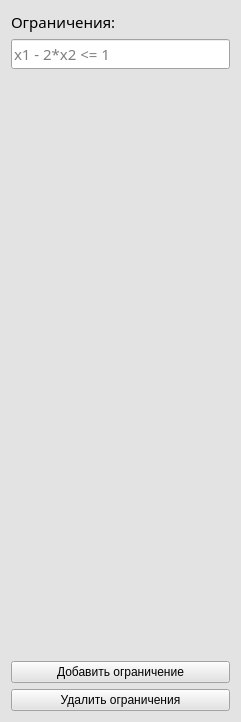
<?xml version="1.0" encoding="UTF-8"?>
<ui version="4.0">
 <class>Form</class>
 <widget class="QWidget" name="Form">
  <property name="geometry">
   <rect>
    <x>0</x>
    <y>0</y>
    <width>241</width>
    <height>722</height>
   </rect>
  </property>
  <property name="palette">
   <palette>
    <active>
     <colorrole role="WindowText">
      <brush brushstyle="SolidPattern">
       <color alpha="255">
        <red>0</red>
        <green>0</green>
        <blue>0</blue>
       </color>
      </brush>
     </colorrole>
     <colorrole role="Button">
      <brush brushstyle="SolidPattern">
       <color alpha="255">
        <red>227</red>
        <green>227</green>
        <blue>227</blue>
       </color>
      </brush>
     </colorrole>
     <colorrole role="Light">
      <brush brushstyle="SolidPattern">
       <color alpha="255">
        <red>255</red>
        <green>255</green>
        <blue>255</blue>
       </color>
      </brush>
     </colorrole>
     <colorrole role="Midlight">
      <brush brushstyle="SolidPattern">
       <color alpha="255">
        <red>241</red>
        <green>241</green>
        <blue>241</blue>
       </color>
      </brush>
     </colorrole>
     <colorrole role="Dark">
      <brush brushstyle="SolidPattern">
       <color alpha="255">
        <red>113</red>
        <green>113</green>
        <blue>113</blue>
       </color>
      </brush>
     </colorrole>
     <colorrole role="Mid">
      <brush brushstyle="SolidPattern">
       <color alpha="255">
        <red>151</red>
        <green>151</green>
        <blue>151</blue>
       </color>
      </brush>
     </colorrole>
     <colorrole role="Text">
      <brush brushstyle="SolidPattern">
       <color alpha="255">
        <red>0</red>
        <green>0</green>
        <blue>0</blue>
       </color>
      </brush>
     </colorrole>
     <colorrole role="BrightText">
      <brush brushstyle="SolidPattern">
       <color alpha="255">
        <red>255</red>
        <green>255</green>
        <blue>255</blue>
       </color>
      </brush>
     </colorrole>
     <colorrole role="ButtonText">
      <brush brushstyle="SolidPattern">
       <color alpha="255">
        <red>0</red>
        <green>0</green>
        <blue>0</blue>
       </color>
      </brush>
     </colorrole>
     <colorrole role="Base">
      <brush brushstyle="SolidPattern">
       <color alpha="255">
        <red>255</red>
        <green>255</green>
        <blue>255</blue>
       </color>
      </brush>
     </colorrole>
     <colorrole role="Window">
      <brush brushstyle="SolidPattern">
       <color alpha="255">
        <red>227</red>
        <green>227</green>
        <blue>227</blue>
       </color>
      </brush>
     </colorrole>
     <colorrole role="Shadow">
      <brush brushstyle="SolidPattern">
       <color alpha="255">
        <red>0</red>
        <green>0</green>
        <blue>0</blue>
       </color>
      </brush>
     </colorrole>
     <colorrole role="AlternateBase">
      <brush brushstyle="SolidPattern">
       <color alpha="255">
        <red>241</red>
        <green>241</green>
        <blue>241</blue>
       </color>
      </brush>
     </colorrole>
     <colorrole role="ToolTipBase">
      <brush brushstyle="SolidPattern">
       <color alpha="255">
        <red>255</red>
        <green>255</green>
        <blue>220</blue>
       </color>
      </brush>
     </colorrole>
     <colorrole role="ToolTipText">
      <brush brushstyle="SolidPattern">
       <color alpha="255">
        <red>0</red>
        <green>0</green>
        <blue>0</blue>
       </color>
      </brush>
     </colorrole>
     <colorrole role="PlaceholderText">
      <brush brushstyle="SolidPattern">
       <color alpha="128">
        <red>0</red>
        <green>0</green>
        <blue>0</blue>
       </color>
      </brush>
     </colorrole>
    </active>
    <inactive>
     <colorrole role="WindowText">
      <brush brushstyle="SolidPattern">
       <color alpha="255">
        <red>0</red>
        <green>0</green>
        <blue>0</blue>
       </color>
      </brush>
     </colorrole>
     <colorrole role="Button">
      <brush brushstyle="SolidPattern">
       <color alpha="255">
        <red>227</red>
        <green>227</green>
        <blue>227</blue>
       </color>
      </brush>
     </colorrole>
     <colorrole role="Light">
      <brush brushstyle="SolidPattern">
       <color alpha="255">
        <red>255</red>
        <green>255</green>
        <blue>255</blue>
       </color>
      </brush>
     </colorrole>
     <colorrole role="Midlight">
      <brush brushstyle="SolidPattern">
       <color alpha="255">
        <red>241</red>
        <green>241</green>
        <blue>241</blue>
       </color>
      </brush>
     </colorrole>
     <colorrole role="Dark">
      <brush brushstyle="SolidPattern">
       <color alpha="255">
        <red>113</red>
        <green>113</green>
        <blue>113</blue>
       </color>
      </brush>
     </colorrole>
     <colorrole role="Mid">
      <brush brushstyle="SolidPattern">
       <color alpha="255">
        <red>151</red>
        <green>151</green>
        <blue>151</blue>
       </color>
      </brush>
     </colorrole>
     <colorrole role="Text">
      <brush brushstyle="SolidPattern">
       <color alpha="255">
        <red>0</red>
        <green>0</green>
        <blue>0</blue>
       </color>
      </brush>
     </colorrole>
     <colorrole role="BrightText">
      <brush brushstyle="SolidPattern">
       <color alpha="255">
        <red>255</red>
        <green>255</green>
        <blue>255</blue>
       </color>
      </brush>
     </colorrole>
     <colorrole role="ButtonText">
      <brush brushstyle="SolidPattern">
       <color alpha="255">
        <red>0</red>
        <green>0</green>
        <blue>0</blue>
       </color>
      </brush>
     </colorrole>
     <colorrole role="Base">
      <brush brushstyle="SolidPattern">
       <color alpha="255">
        <red>255</red>
        <green>255</green>
        <blue>255</blue>
       </color>
      </brush>
     </colorrole>
     <colorrole role="Window">
      <brush brushstyle="SolidPattern">
       <color alpha="255">
        <red>227</red>
        <green>227</green>
        <blue>227</blue>
       </color>
      </brush>
     </colorrole>
     <colorrole role="Shadow">
      <brush brushstyle="SolidPattern">
       <color alpha="255">
        <red>0</red>
        <green>0</green>
        <blue>0</blue>
       </color>
      </brush>
     </colorrole>
     <colorrole role="AlternateBase">
      <brush brushstyle="SolidPattern">
       <color alpha="255">
        <red>241</red>
        <green>241</green>
        <blue>241</blue>
       </color>
      </brush>
     </colorrole>
     <colorrole role="ToolTipBase">
      <brush brushstyle="SolidPattern">
       <color alpha="255">
        <red>255</red>
        <green>255</green>
        <blue>220</blue>
       </color>
      </brush>
     </colorrole>
     <colorrole role="ToolTipText">
      <brush brushstyle="SolidPattern">
       <color alpha="255">
        <red>0</red>
        <green>0</green>
        <blue>0</blue>
       </color>
      </brush>
     </colorrole>
     <colorrole role="PlaceholderText">
      <brush brushstyle="SolidPattern">
       <color alpha="128">
        <red>0</red>
        <green>0</green>
        <blue>0</blue>
       </color>
      </brush>
     </colorrole>
    </inactive>
    <disabled>
     <colorrole role="WindowText">
      <brush brushstyle="SolidPattern">
       <color alpha="255">
        <red>113</red>
        <green>113</green>
        <blue>113</blue>
       </color>
      </brush>
     </colorrole>
     <colorrole role="Button">
      <brush brushstyle="SolidPattern">
       <color alpha="255">
        <red>227</red>
        <green>227</green>
        <blue>227</blue>
       </color>
      </brush>
     </colorrole>
     <colorrole role="Light">
      <brush brushstyle="SolidPattern">
       <color alpha="255">
        <red>255</red>
        <green>255</green>
        <blue>255</blue>
       </color>
      </brush>
     </colorrole>
     <colorrole role="Midlight">
      <brush brushstyle="SolidPattern">
       <color alpha="255">
        <red>241</red>
        <green>241</green>
        <blue>241</blue>
       </color>
      </brush>
     </colorrole>
     <colorrole role="Dark">
      <brush brushstyle="SolidPattern">
       <color alpha="255">
        <red>113</red>
        <green>113</green>
        <blue>113</blue>
       </color>
      </brush>
     </colorrole>
     <colorrole role="Mid">
      <brush brushstyle="SolidPattern">
       <color alpha="255">
        <red>151</red>
        <green>151</green>
        <blue>151</blue>
       </color>
      </brush>
     </colorrole>
     <colorrole role="Text">
      <brush brushstyle="SolidPattern">
       <color alpha="255">
        <red>113</red>
        <green>113</green>
        <blue>113</blue>
       </color>
      </brush>
     </colorrole>
     <colorrole role="BrightText">
      <brush brushstyle="SolidPattern">
       <color alpha="255">
        <red>255</red>
        <green>255</green>
        <blue>255</blue>
       </color>
      </brush>
     </colorrole>
     <colorrole role="ButtonText">
      <brush brushstyle="SolidPattern">
       <color alpha="255">
        <red>113</red>
        <green>113</green>
        <blue>113</blue>
       </color>
      </brush>
     </colorrole>
     <colorrole role="Base">
      <brush brushstyle="SolidPattern">
       <color alpha="255">
        <red>227</red>
        <green>227</green>
        <blue>227</blue>
       </color>
      </brush>
     </colorrole>
     <colorrole role="Window">
      <brush brushstyle="SolidPattern">
       <color alpha="255">
        <red>227</red>
        <green>227</green>
        <blue>227</blue>
       </color>
      </brush>
     </colorrole>
     <colorrole role="Shadow">
      <brush brushstyle="SolidPattern">
       <color alpha="255">
        <red>0</red>
        <green>0</green>
        <blue>0</blue>
       </color>
      </brush>
     </colorrole>
     <colorrole role="AlternateBase">
      <brush brushstyle="SolidPattern">
       <color alpha="255">
        <red>227</red>
        <green>227</green>
        <blue>227</blue>
       </color>
      </brush>
     </colorrole>
     <colorrole role="ToolTipBase">
      <brush brushstyle="SolidPattern">
       <color alpha="255">
        <red>255</red>
        <green>255</green>
        <blue>220</blue>
       </color>
      </brush>
     </colorrole>
     <colorrole role="ToolTipText">
      <brush brushstyle="SolidPattern">
       <color alpha="255">
        <red>0</red>
        <green>0</green>
        <blue>0</blue>
       </color>
      </brush>
     </colorrole>
     <colorrole role="PlaceholderText">
      <brush brushstyle="SolidPattern">
       <color alpha="128">
        <red>0</red>
        <green>0</green>
        <blue>0</blue>
       </color>
      </brush>
     </colorrole>
    </disabled>
   </palette>
  </property>
  <property name="windowTitle">
   <string>Form</string>
  </property>
  <property name="autoFillBackground">
   <bool>true</bool>
  </property>
  <property name="styleSheet">
   <string notr="true"/>
  </property>
  <layout class="QGridLayout" name="gridLayout">
   <item row="0" column="0">
    <layout class="QVBoxLayout" name="verticalLayout_7">
     <item>
      <layout class="QVBoxLayout" name="limitations">
       <item>
        <widget class="QLabel" name="label_8">
         <property name="font">
          <font>
           <family>Sans Serif</family>
           <pointsize>11</pointsize>
          </font>
         </property>
         <property name="text">
          <string>Ограничения:</string>
         </property>
        </widget>
       </item>
       <item>
        <layout class="QHBoxLayout" name="horizontalLayout">
         <item>
          <widget class="QLineEdit" name="limitation1">
           <property name="font">
            <font>
             <family>Sans Serif</family>
             <pointsize>11</pointsize>
            </font>
           </property>
           <property name="text">
            <string/>
           </property>
           <property name="placeholderText">
            <string>x1 - 2*x2 &lt;= 1</string>
           </property>
          </widget>
         </item>
        </layout>
       </item>
      </layout>
     </item>
    </layout>
   </item>
   <item row="1" column="0">
    <spacer name="verticalSpacer_2">
     <property name="orientation">
      <enum>Qt::Vertical</enum>
     </property>
     <property name="sizeHint" stdset="0">
      <size>
       <width>20</width>
       <height>218</height>
      </size>
     </property>
    </spacer>
   </item>
   <item row="2" column="0">
    <widget class="QPushButton" name="add_limitations_btn">
     <property name="text">
      <string>Добавить ограничение</string>
     </property>
    </widget>
   </item>
   <item row="3" column="0">
    <widget class="QPushButton" name="delete_limitations_btn">
     <property name="text">
      <string>Удалить ограничения</string>
     </property>
    </widget>
   </item>
  </layout>
 </widget>
 <resources/>
 <connections/>
</ui>
